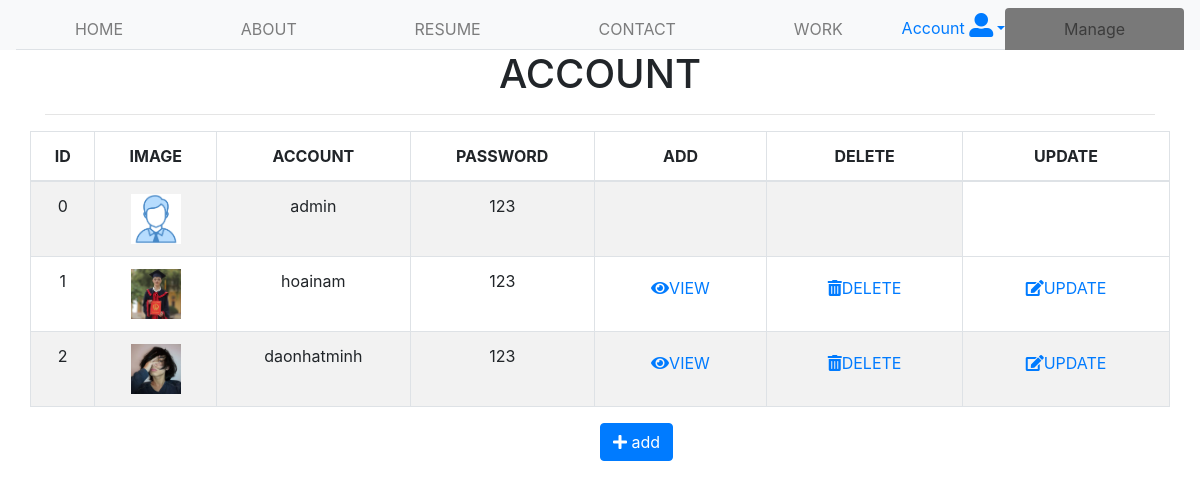
The app's page /php/accountadmin.php with its own data.
### tables this page shows
CREATE TABLE `account` (
  `id` int(11) NOT NULL,
  `image` char(100) NOT NULL,
  `account` varchar(100) NOT NULL,
  `password` char(50) NOT NULL
);

### php/accountadmin.php (the view, shortened to what this page needs)
<!doctype html>
<html lang="en">
  <head>
    <link rel="stylesheet" href="https://stackpath.bootstrapcdn.com/bootstrap/4.3.1/css/bootstrap.min.css">
    <link rel="stylesheet" href="https://pro.fontawesome.com/releases/v5.10.0/css/all.css"/>
  </head>
  <body>
  <?php
    $host='localhost';
    $uer='root';
    $pass='';
    $db_name='cv';
    $conn=mysqli_connect($host,$uer,$pass,$db_name);
    $sql="select * from account where id=0";
            if($result = mysqli_query($conn, $sql)){
                if(mysqli_num_rows($result) > 0){
     ?>
    <?php       include("headeradmin.php");
?>
    <div class="container">
    <h1>ACCOUNT</h1>
    <hr>
            <div class="row">
                <table class='table table-bordered table-striped' style="text-align:center">
                    <thead>
                        <tr>
                            <th>ID</th>
                            <th>IMAGE</th>
                            <th>ACCOUNT</th>
                            <th>PASSWORD</th>
                            <th>ADD</th>
                            <th>DELETE</th>
                            <th>UPDATE</th>
                        </tr>
                    </thead>
                    <tbody>
                    <?php
                    while ($post=mysqli_fetch_array($result)) {
                    ?>
                        <tr>
                            <td><?php echo $post['id'] ?></td>
                            <td><img src="../image/<?php echo $post['image'] ?>" style="width:50px;height:50px" alt=""></td>
                            <td><?php echo $post['account'] ?></td>
                            <td><?php echo $post['password'] ?></td>
                            <td></td>
                            <td></td>
                    <?php
                    }
                    ?>
                    <?php
                        $sql="select * from account where id>0";
                        if($result = mysqli_query($conn, $sql)){
                            if(mysqli_num_rows($result) > 0){
                    while ($post=mysqli_fetch_array($result)) {
                    ?>
                        <tr>
                            <td><?php echo $post['id'] ?></td>
                            <td><img src="../image/<?php echo $post['image'] ?>" style="width:50px;height:50px" alt=""></td>
                            <td><?php echo $post['account'] ?></td>
                            <td><?php echo $post['password'] ?></td>
                            <td><button type="button" class="btn btn-link"><a href="Homeuser.php?id='<?php  echo $post['id']?>'"  title='Update Record' data-toggle='tooltip'><i class="fas fa-eye"></i>VIEW</a></button></td>
                            <td><button type="button" class="btn btn-link"><a href="delete.php?id='<?php echo $post['id'] ?>'" title='Update Record' data-toggle='tooltip'><i class="fas fa-trash-alt"></i>DELETE</a></button></td>
                            <td><button type="button" class="btn btn-link"><a href="updateuser.php?id1='<?php echo $post['id'] ?>'" title='Update Record' data-toggle='tooltip'><i class="fas fa-edit"></i>UPDATE</a></button></td>
                        </tr></tr>
                    <?php
                    }
                    ?>
                    </tbody>
                </table>
            </div>
            <a style="margin-left: 50%;" class="btn btn-primary" href="adduser.php" role="button"><i class="fas fa-plus"></i> add</a>
    </div>
<?php
                            }
                        }
        }
    }
?>
    <?php include("footer.php") ?></body>
  </body>
</html>

### php/accountadmin.php (style rules this page uses)
h1 { text-align: center; }

### records on screen
account: id "0", image (picture), account "admin", password "123"
account: id "1", image (picture), account "hoainam", password "123"
account: id "2", image (picture), account "daonhatminh", password "123"
